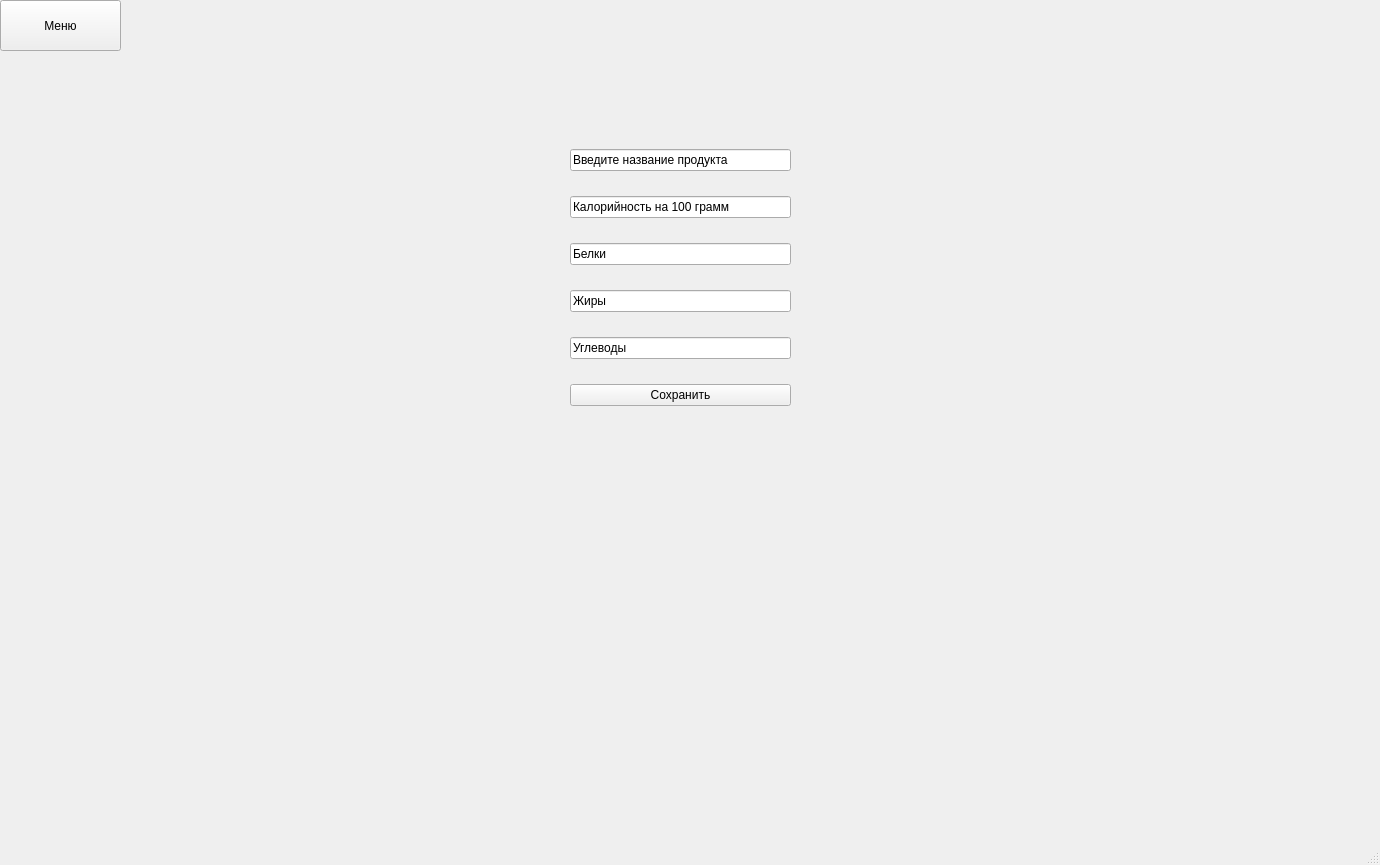
<?xml version="1.0" encoding="UTF-8"?>
<ui version="4.0">
 <class>MainWindow</class>
 <widget class="QMainWindow" name="MainWindow">
  <property name="geometry">
   <rect>
    <x>0</x>
    <y>0</y>
    <width>1380</width>
    <height>865</height>
   </rect>
  </property>
  <property name="windowTitle">
   <string>MainWindow</string>
  </property>
  <widget class="QWidget" name="centralwidget">
   <widget class="QPushButton" name="menu_button">
    <property name="geometry">
     <rect>
      <x>0</x>
      <y>0</y>
      <width>121</width>
      <height>51</height>
     </rect>
    </property>
    <property name="text">
     <string>Меню</string>
    </property>
   </widget>
   <widget class="QWidget" name="verticalLayoutWidget">
    <property name="geometry">
     <rect>
      <x>570</x>
      <y>130</y>
      <width>221</width>
      <height>301</height>
     </rect>
    </property>
    <layout class="QVBoxLayout" name="verticalLayout">
     <item>
      <widget class="QLineEdit" name="add_food_name_line_edit">
       <property name="text">
        <string>Введите название продукта</string>
       </property>
      </widget>
     </item>
     <item>
      <widget class="QLineEdit" name="add_food_calory_line_edit">
       <property name="text">
        <string>Калорийность на 100 грамм</string>
       </property>
      </widget>
     </item>
     <item>
      <widget class="QLineEdit" name="add_food_protein_line_edit">
       <property name="text">
        <string>Белки</string>
       </property>
      </widget>
     </item>
     <item>
      <widget class="QLineEdit" name="add_food_fats_line_edit">
       <property name="text">
        <string>Жиры</string>
       </property>
      </widget>
     </item>
     <item>
      <widget class="QLineEdit" name="add_food_carbohydrates_line_edit">
       <property name="text">
        <string>Углеводы</string>
       </property>
      </widget>
     </item>
     <item>
      <widget class="QPushButton" name="add_food_save_button">
       <property name="text">
        <string>Сохранить</string>
       </property>
      </widget>
     </item>
    </layout>
   </widget>
  </widget>
  <widget class="QStatusBar" name="statusbar"/>
 </widget>
 <resources/>
 <connections/>
</ui>
